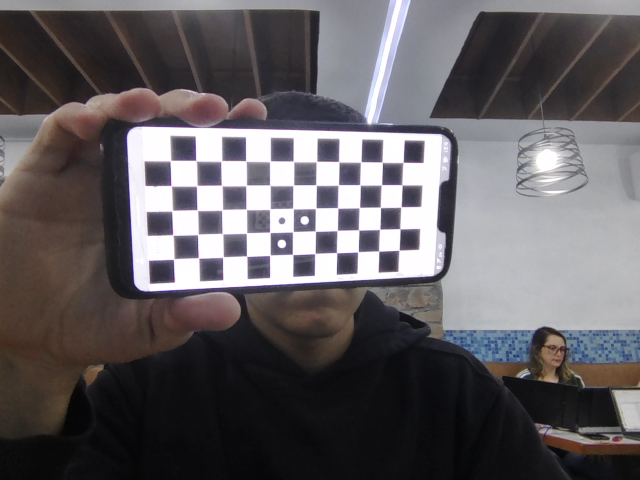
#> input picture calib_imgs/calib_live_0.png, 640 x 480 px
$ python -i openCVtest.py   (imports and definitions only)
#> lines starting #> are read from the running program, lines starting #| are printed output that depends on the picture; after the words box and inside, x2 and y2 are one past the last pixel; in counts of white or black regions, pixels touching at a corner belong together
#> further down, picture is the input picture: shape (480, 640, 3); mean B, G, R 96.4, 93.2, 97.4
import cv2
import mediapipe as mp
import numpy as np

# Initialize MediaPipe Hands
mp_hands = mp.solutions.hands
mp_draw = mp.solutions.drawing_utils

# Function to calculate angle with corrected orientation
def calculate_angle(point1, point2):
    """Calculate the angle of a vector and correct its orientation."""
    dx = point2[0] - point1[0]
    dy = point2[1] - point1[1]
    angle = np.arctan2(-dy, dx) * 180 / np.pi  # Negate dy to correct orientation
    return angle


# Function to detect colored circles
def detect_colored_circles(frame):
    """Detects red, green, and yellow circles in the frame."""
    hsv = cv2.cvtColor(frame, cv2.COLOR_BGR2HSV)
#> hsv: shape (480, 640, 3); mean H, S, V 95.3, 36.9, 101.7

    # Define color ranges in HSV
    color_ranges = {
        "Red": [
            (np.array([0, 120, 70]), np.array([10, 255, 255])),   # Lower red range
            (np.array([170, 120, 70]), np.array([180, 255, 255])) # Upper red range
        ],
        "Green": [(np.array([40, 40, 40]), np.array([80, 255, 255]))],  # Green
        "Yellow": [(np.array([20, 100, 100]), np.array([30, 255, 255]))]  # Yellow
    }

    detected_circles = []

    for color, ranges in color_ranges.items():
        mask = np.zeros(frame.shape[:2], dtype=np.uint8)  # Initialize mask

        for lower, upper in ranges:
            mask |= cv2.inRange(hsv, lower, upper)  # Combine masks if needed

        blurred = cv2.GaussianBlur(mask, (9, 9), 2)

        # Detect circles using Hough Transform
        circles = cv2.HoughCircles(blurred, cv2.HOUGH_GRADIENT, 1, 20,
                                   param1=50, param2=30, minRadius=10, maxRadius=100)

        if circles is not None:
            circles = np.uint16(np.around(circles))
            for circle in circles[0, :]:
                x, y, r = circle
                detected_circles.append((x, y, r, color))
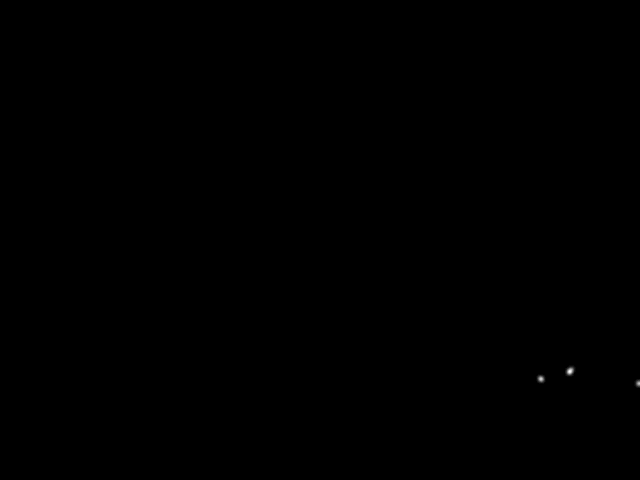
#> blurred: shape (480, 640); min 0, max 24, mean 0; drawn with min black and max white
#> mask: shape (480, 640); 0% white in thin lines or dots, all inside (x1, y1, x2, y2) = (540, 369, 639, 384)
#> after the loop, detected_circles = []

    return detected_circles


# Start Video Capture
# [72 lines not run here, left out]

>>> import cv2
>>> picture = cv2.imread('calib_imgs/calib_live_0.png')
>>> result = detect_colored_circles(picture)
#> result = []
